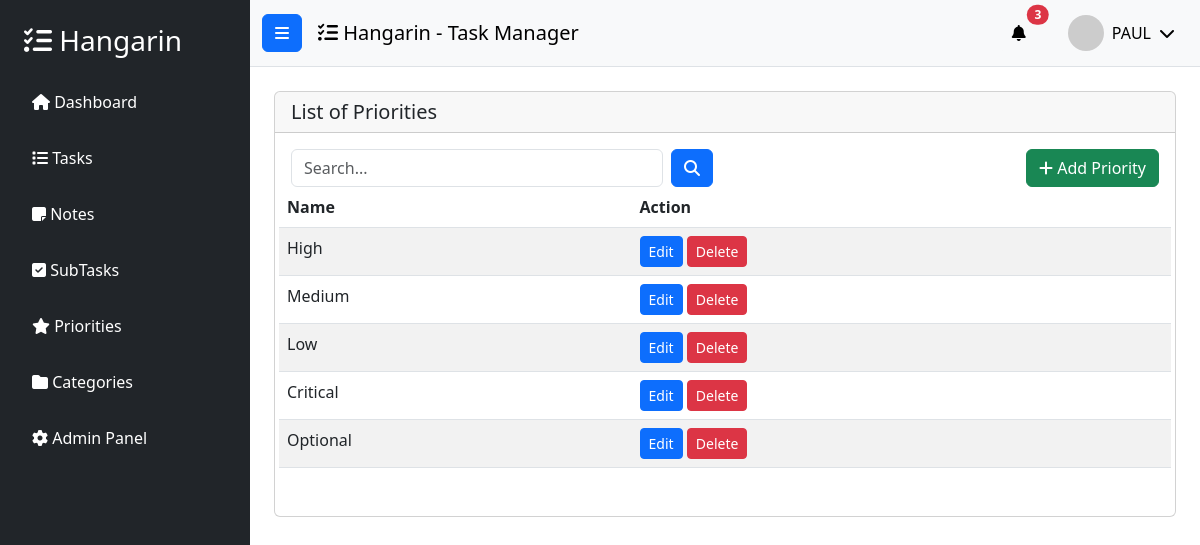
Screenshot of /priority_list/ (signed in) with the database file from the repository.
### tasks/models.py (models this page shows, shortened)
class BaseModel(models.Model):
    created_at = models.DateTimeField(auto_now_add=True)
    updated_at = models.DateTimeField(auto_now=True)
    class Meta:
        abstract = True

class Priority(BaseModel):
    name = models.CharField(max_length=100)
    class Meta:
        verbose_name = "Priority"
        verbose_name_plural = "Priorities"

### tasks/views.py (the view)
# urls.py: path('priority_list/', views.PriorityList.as_view(), name='priority-list'),
class PriorityList(LoginRequiredMixin, ListView):
    model = Priority
    context_object_name = 'priorities'
    template_name = 'priority_list.html'
    paginate_by = 5
    login_url = '/accounts/login/'
    def get_queryset(self):
        queryset = super().get_queryset()
        query = self.request.GET.get('q')
        if query:
            queryset = queryset.filter(Q(name__icontains=query))
        return queryset

### templates/priority_list.html (shortened to what this page needs)
{% extends 'base.html' %}
{% load static %}
{% block content %}
<div class="row">
    <div class="col-12">
        <div class="card">
            <div class="card-header">
                <h5 class="card-title mb-0">List of Priorities</h5>
            </div>
            <div class="card-body">
                <div class="row mb-3">
                    <div class="col-md-6">
                        <form class="d-flex" action="{% url 'priority-list' %}">
                            <input type="text" placeholder="Search..." class="form-control me-2" name="q" value="{{ request.GET.q }}" />
                            <button class="btn btn-primary" type="submit">
                                <i class="fas fa-search"></i>
                            </button>
                        </form>
                    </div>
    <div class="col-md-6 text-end">
        <a href="{% url 'priority-add' %}" class="btn btn-success">
                        <i class="fas fa-plus"></i> Add Priority
                    </a>
                </div>
                <table class="table table-striped">
                    <thead>
                        <tr>
                            <th>Name</th>
                            <th>Action</th>
                        </tr>
                    </thead>
                    <tbody>
                        {% for priority in object_list %}
                        <tr>
                            <td>{{ priority.name }}</td>
                            <td>
                                <a href="{% url 'priority-update' priority.id %}" class="btn btn-sm btn-primary">Edit</a>
                                <a href="{% url 'priority-delete' priority.id %}" class="btn btn-sm btn-danger">Delete</a>
                            </td>
                        </tr>
                        {% empty %}
                        <tr>
                            <td colspan="2" class="text-center">No priorities found</td>
                        </tr>
                        {% endfor %}
                    </tbody>
                </table>
            </div>
        </div>
    </div>
</div>
{% endblock %}

### templates/base.html (shortened to what this page needs)
{% load static %}
<!DOCTYPE html>
<html lang="en">
<head>
    <link href="https://cdn.jsdelivr.net/npm/bootstrap@5.3.0/dist/css/bootstrap.min.css" rel="stylesheet">
    <link rel="stylesheet" href="https://cdnjs.cloudflare.com/ajax/libs/font-awesome/6.4.0/css/all.min.css">
</head>
<body>
    <div class="wrapper d-flex">
        <nav id="sidebar" class="bg-dark text-white" style="width: 250px; min-height: 100vh;">
            <div class="p-4">
                <h3 class="mb-4">
                    <i class="fas fa-tasks"></i> Hangarin
                </h3>
                <ul class="list-unstyled">
                    <li class="mb-3">
                        <a href="{% url 'home' %}" class="text-white text-decoration-none d-block p-2 rounded hover-bg">
                            <i class="fas fa-home"></i> Dashboard
                        </a>
                    </li>
                    <li class="mb-3">
                        <a href="{% url 'task-list' %}" class="text-white text-decoration-none d-block p-2 rounded hover-bg">
                            <i class="fas fa-list"></i> Tasks
                        </a>
                    </li>
                    <li class="mb-3">
                        <a href="{% url 'note-list' %}" class="text-white text-decoration-none d-block p-2 rounded hover-bg">
                            <i class="fas fa-sticky-note"></i> Notes
                        </a>
                    </li>
                    <li class="mb-3">
                        <a href="{% url 'subtask-list' %}" class="text-white text-decoration-none d-block p-2 rounded hover-bg">
                            <i class="fas fa-check-square"></i> SubTasks
                        </a>
                    </li>
                    <li class="mb-3">
                        <a href="{% url 'priority-list' %}" class="text-white text-decoration-none d-block p-2 rounded hover-bg">
                            <i class="fas fa-star"></i> Priorities
                        </a>
                    </li>
                    <li class="mb-3">
                        <a href="{% url 'category-list' %}" class="text-white text-decoration-none d-block p-2 rounded hover-bg">
                            <i class="fas fa-folder"></i> Categories
                        </a>
                    </li>
                    <li class="mb-3">
                        <a href="/admin/" class="text-white text-decoration-none d-block p-2 rounded hover-bg">
                            <i class="fas fa-cog"></i> Admin Panel
                        </a>
                    </li>
                </ul>
            </div>
        </nav>
        <div class="flex-fill">
            <nav class="navbar navbar-expand-lg navbar-light bg-light border-bottom">
                <div class="container-fluid">
                    <button class="btn btn-primary me-3" id="sidebarToggle">
                        <i class="fas fa-bars"></i>
                    </button>
                    <span class="navbar-brand mb-0 h1">
                        <i class="fas fa-tasks"></i> Hangarin - Task Manager
                    </span>
                    <div class="ms-auto d-flex align-items-center">
                        <div class="dropdown me-3">
                            <button class="btn btn-light position-relative" type="button" id="notificationDropdown" data-bs-toggle="dropdown">
                                <i class="fas fa-bell"></i>
                                <span class="position-absolute top-0 start-100 translate-middle badge rounded-pill bg-danger">
                                    3
                                </span>
                            </button>
                        </div>
                        <div class="dropdown">
                            <button class="btn btn-light d-flex align-items-center" type="button" id="userDropdown" data-bs-toggle="dropdown">
                                <img src="https://ui-avatars.com/api/?name={{ user.username|default:'User' }}&background=007bff&color=fff&size=36"
                                     alt="user"
                                     class="rounded-circle me-2"
                                     width="36"
                                     height="36">
                                <span class="d-none d-md-inline">
                                    {% if user.is_authenticated %}
                                        {{ user.username }}
                                    {% else %}
                                        Guest
                                    {% endif %}
                                </span>
                                <i class="fas fa-chevron-down ms-2"></i>
                            </button>
                        </div>
                    </div>
                </div>
            </nav>
            <div class="container-fluid p-4">
                {% block content %}
                {% endblock %}
            </div>
        </div>
    </div>
</body>
</html>

### rows the page displays
Priority: name "High"
Priority: name "Medium"
Priority: name "Low"
Priority: name "Critical"
Priority: name "Optional"

### other values shown
{{ user.username }} "PAUL"
